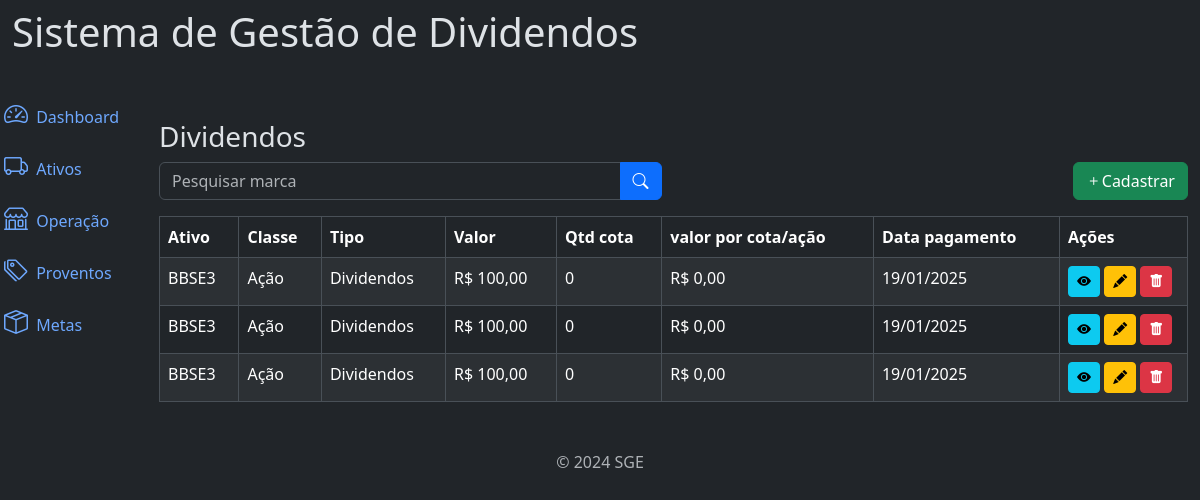
The app's page /proventos/ (signed in), older data.
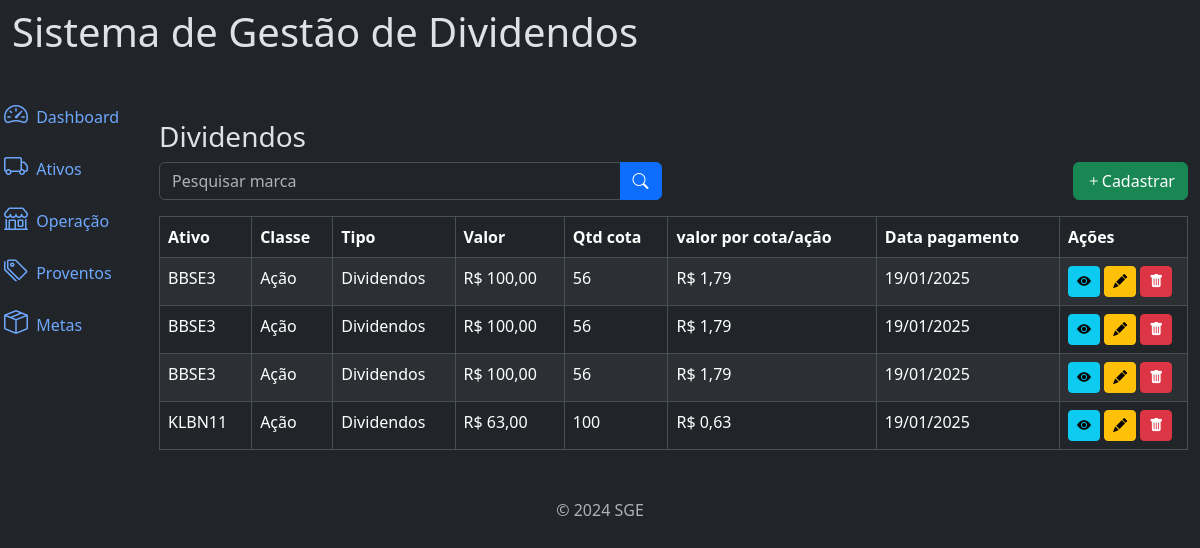
The same page, newer data.
### carteira/models.py (models this page shows, shortened)
class Ativos(models.Model):
    class Meta:
        verbose_name = "Ativo"
        verbose_name_plural = "Ativos"
        ordering=['ativo']
    fk_user = models.ForeignKey(User, on_delete=models.CASCADE, related_name="user_ativo", null=True,) #relacionando campo com a pk da tbl user
    ativo = models.CharField(max_length=250,verbose_name='nome do ativo')
    ticket = models.CharField(max_length=10)
    classe = models.CharField(max_length=10)
    cnpj = models.CharField(max_length=20, verbose_name='CNPJ')
    setor = models.ForeignKey(SetorAtivo, on_delete=models.PROTECT, related_name="setor_ativo", verbose_name='Setor')
    qtdAtivo = models.IntegerField(verbose_name='Qtd', blank=True, null= True)
    investimento= models.DecimalField(max_digits=20, decimal_places=2, blank=True, null= True)
    dividendos= models.DecimalField(max_digits=20, decimal_places=2, blank=True, null= True)
    created_at = models.DateTimeField(auto_now_add=True, verbose_name='criado em')
    update_at = models.DateTimeField(auto_now=True, verbose_name='atualizado em')
    def __str__(self):
        return self.ticket

class Proventos(models.Model):
    class Meta:
        verbose_name = "Proventos"
        verbose_name_plural = "Proventos"
        ordering=['-data_pgto']
    fk_user = models.ForeignKey(User, on_delete=models.CASCADE, related_name="user_provento",  null=True) #relacionando campo com a pk da tbl user
    id_ativo = models.ForeignKey(Ativos, on_delete=models.PROTECT, null=True, blank=True, verbose_name="Ativos") #relacionando campo com a pk da tbl ativo
    classe = models.CharField(max_length=10)
    tipo_provento = models.CharField(max_length=20, verbose_name='tipo de provento')
    valor_recebido = models.DecimalField(max_digits=20, decimal_places=2,verbose_name='valor recebido')
    data_pgto = models.DateField(verbose_name='data do pagamento')
    ano= models.IntegerField(verbose_name='ano', null=True, blank=True)
    mes= models.CharField(max_length=15, verbose_name='mês', null=True, blank=True)
    created_at = models.DateTimeField(auto_now_add=True, verbose_name='criado em')
    update_at = models.DateTimeField(auto_now=True, verbose_name='atualizado em')

### carteira/views/dividendos_view.py (the view)
# urls.py: path('proventos/', views.ProventosRender.as_view(), name='list_proventos'),
class ProventosRender(ListView):
    model = Proventos
    template_name = 'proventos/list.html'
    context_object_name = 'lists'
    ordering = '-data_pgto'
    paginate_by = 20
    def get_queryset(self):
        queryset = Proventos.objects.filter(fk_user=self.request.user).order_by(self.ordering)
        filter_name = self.request.GET.get('name')
        if filter_name:
            queryset = queryset.filter(ticket__icontains=filter_name)
        return queryset
    def get_context_data(self, **kwargs):
        context = super().get_context_data(**kwargs)
        proventos = self.get_queryset()
        dados_tabela = []
        for provento in proventos:
            try:
                ativo = Ativos.objects.get(ticket=provento.id_ativo, fk_user=self.request.user)
                qtd_cota = ativo.qtdAtivo or 0  # Caso `qtdAtivo` seja nulo
            except Ativos.DoesNotExist:
                qtd_cota = 0
            valor_por_cota = float(provento.valor_recebido) / qtd_cota if qtd_cota > 0 else 0
            dados_tabela.append({
                "pk": provento.id,  # Chave primária
                'ativo': provento.id_ativo,
                'classe': provento.classe,
                'tipo': provento.tipo_provento,
                'valor': provento.valor_recebido,
                'qtd_cota': qtd_cota,
                'valor_por_cota': round(valor_por_cota, 2),
                'data_pgto': provento.data_pgto,
            })
        context['lists'] = dados_tabela
        return context

### carteira/templates/proventos/list.html (shortened to what this page needs)
{% extends "global/base.html" %}
{% block content %}
<p class="h3">Dividendos</p>
    <div class="row mb-3">
        <div class="col-md-6">
            <form action="#" method="GET">
                <div class="input-group">
                    <input type="text" class="form-control" name="name" placeholder="Pesquisar marca" value="{{ request.GET.name }}"/>
                    {% if request.GET.name %}
                        <a href="#" class="btn btn-primary">
                            <i class="bi bi-x-lg"></i>
                        </a>
                    {% else %}
                        <button type="submit" class="btn btn-primary">
                            <i class="bi bi-search"></i>
                        </button>
                    {% endif %}
                </div>
            </form>
        </div>
        <div class="col-md-6">
            <a href="#" class="btn btn-success float-end"
            data-bs-toggle="modal"
            data-bs-target="#cadastroModal"
            hx-get = {% url "create_proventos" %}
            hx-target = "#addContent"
            hx-swap = "innerHTML">
            <i class="bi bi-plus"></i>Cadastrar
            </a>
        </div>
    </div>
    <div class="table-responsive">
    {% if lists %}
       {% include "proventos/table.html" %}
    {% else %}
        <p class="h3">Nenhum registro encontrado.</p>
    {% endif %}
    </div>
{% endblock %}

### carteira/templates/proventos/table.html
<table class="table table-striped table-bordered">
    <thead>
        <tr>
            <th>Ativo</th>
            <th>Classe</th>
            <th>Tipo</th>
            <th>Valor</th>
            <th>Qtd cota</th>
            <th>valor por cota/ação</th>
            <th>Data pagamento</th>
            <th>Ações</th>
        </tr>
    </thead>
    <tbody id="tbodyAtivos">
        {% for list in lists %}
            <tr>
                <td>{{ list.ativo }}</td>
                <td>{{ list.classe }}</td>
                <td>{{ list.tipo }}</td>
                <td>R$ {{ list.valor|floatformat:2 }}</td>
                <td>{{ list.qtd_cota }}</td>
                <td>R$ {{ list.valor_por_cota|floatformat:2 }}</td>
                <td>{{ list.data_pgto|date:"d/m/Y"}}</td>
                <td style="width:8em">
                    <a href="#" class="btn btn-info btn-sm"><i class="bi bi-eye-fill"></i></a>
                    <a href="#" class="btn btn-warning btn-sm" data-bs-toggle="modal"
                    data-bs-target="#cadastroModal"
                    hx-get = {% url "update_proventos" list.pk %}
                    hx-target = "#addContent"
                    hx-swap = "innerHTML"
                    ><i class="bi bi-pencil-fill"></i></a>
                    <a  onclick="modal(this)"
                    data-page="proventos"
                    data-name="{{list.ativo}}"
                    data-id="{{list.pk}}"
                     href="#"
                     class="btn btn-danger btn-sm"><i class="bi bi-trash-fill"></i></i></a>
                </td>
            </tr>
        {% endfor %}
    </tbody>
</table>

Row changes from the older to the newer data that the page shows:
changed Ativos "BBSE3": qtd_cota "0" → "56"; valor_por_cota "0,00" → "1,79"
now on this page (row edited): Ativos: ativo "KLBN11", classe "Ação", tipo "Dividendos", valor "63,00", qtd_cota "100", valor_por_cota "0,63", data_pgto "19/01/2025"
